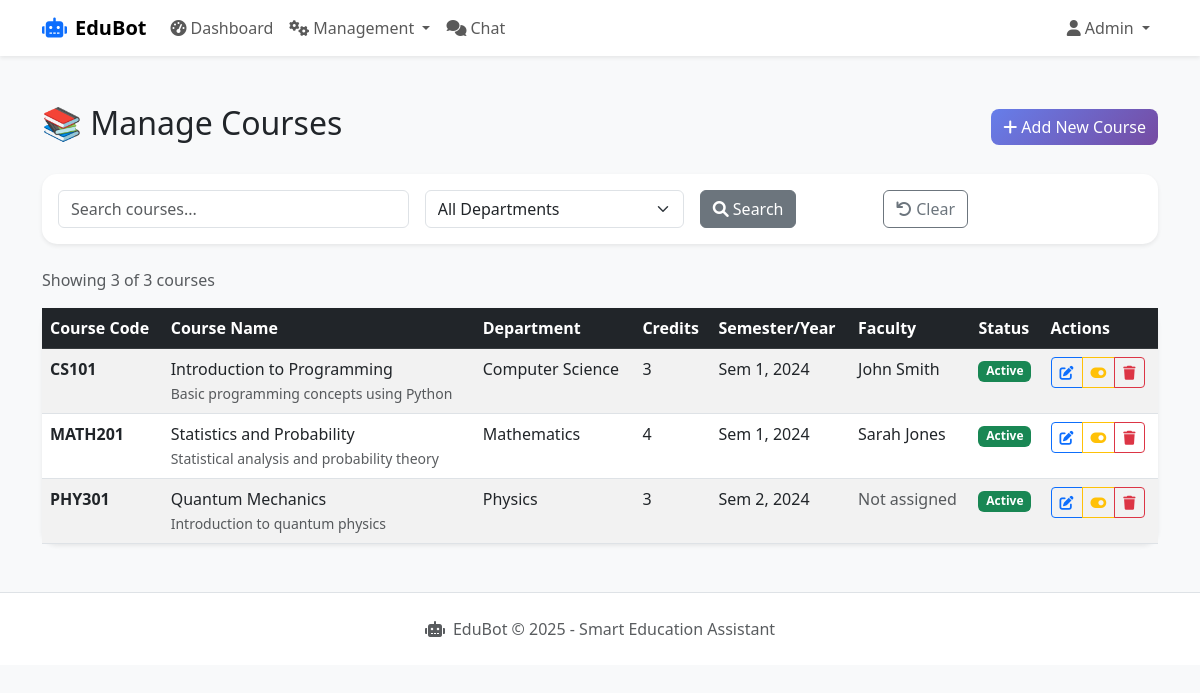
Screenshot of /admin/courses (signed in) with the database file from the repository.
### app/models/user.py (models this page shows, shortened)
class User(UserMixin, db.Model):
    __tablename__ = 'users'
    id = db.Column(db.Integer, primary_key=True)
    username = db.Column(db.String(50), unique=True, nullable=False)
    email = db.Column(db.String(100), unique=True, nullable=False)
    password_hash = db.Column(db.String(255), nullable=False)
    role = db.Column(db.Enum('student', 'faculty', 'admin'), nullable=False, default='student')
    first_name = db.Column(db.String(50), nullable=False)
    last_name = db.Column(db.String(50), nullable=False)
    student_id = db.Column(db.String(20), unique=True, nullable=True)
    course_id = db.Column(db.Integer, nullable=True)
    year_of_study = db.Column(db.Integer, nullable=True)
    phone = db.Column(db.String(15), nullable=True)
    is_active = db.Column(db.Boolean, default=True)
    created_at = db.Column(db.DateTime, default=datetime.utcnow)
    updated_at = db.Column(db.DateTime, default=datetime.utcnow, onupdate=datetime.utcnow)
    faculty_profile = db.relationship('Faculty', backref='user', uselist=False, cascade='all, delete-orphan')
    attendance_records = db.relationship('Attendance', foreign_keys='Attendance.student_id', lazy='dynamic', cascade='all, delete-orphan')
    chat_logs = db.relationship('ChatLog', backref='user', lazy='dynamic', cascade='all, delete-orphan')
    created_groups = db.relationship('Group', foreign_keys='Group.created_by', backref='creator', lazy='dynamic', cascade='all, delete-orphan')
    group_memberships = db.relationship('GroupMember', backref='user', lazy='dynamic', cascade='all, delete-orphan')
    group_messages = db.relationship('GroupMessage', backref='user', lazy='dynamic', cascade='all, delete-orphan')
    @property
    def full_name(self):
        return f"{self.first_name} {self.last_name}"
    def is_admin(self):
        return self.role == 'admin'

### app/models/course.py (models this page shows, shortened)
class Course(db.Model):
    __tablename__ = 'courses'
    id = db.Column(db.Integer, primary_key=True)
    course_code = db.Column(db.String(20), unique=True, nullable=False)
    course_name = db.Column(db.String(100), nullable=False)
    description = db.Column(db.Text, nullable=True)
    credits = db.Column(db.Integer, default=3)
    semester = db.Column(db.Integer, nullable=False)
    year = db.Column(db.Integer, nullable=False)
    department = db.Column(db.String(100), nullable=False)
    faculty_id = db.Column(db.Integer, db.ForeignKey('faculty.id'), nullable=True)
    is_active = db.Column(db.Boolean, default=True)
    created_at = db.Column(db.DateTime, default=datetime.utcnow)
    updated_at = db.Column(db.DateTime, default=datetime.utcnow, onupdate=datetime.utcnow)
    attendance_records = db.relationship('Attendance', backref='course', lazy='dynamic', cascade='all, delete-orphan')
    syllabus_files = db.relationship('SyllabusFile', backref='course', lazy='dynamic', cascade='all, delete-orphan')
    notes = db.relationship('Note', backref='course', lazy='dynamic', cascade='all, delete-orphan')
    groups = db.relationship('Group', backref='course', lazy='dynamic')

### app/routes/admin.py (the view, shortened to what this page needs)
@admin_bp.route('/courses')
@login_required
@admin_required
def manage_courses():
    page = request.args.get('page', 1, type=int)
    search = request.args.get('search', '', type=str)
    department_filter = request.args.get('department', '', type=str)
    per_page = 20
    query = Course.query
    if department_filter:
        query = query.filter(Course.department == department_filter)
    courses = query.order_by(Course.created_at.desc()).paginate(
        page=page, per_page=per_page, error_out=False
    )
    departments = db.session.query(Course.department).distinct().order_by(Course.department).all()
    departments = [dept[0] for dept in departments if dept[0]]
    return render_template('admin/courses.html',
                         courses=courses,
                         search=search,
                         department_filter=department_filter,
                         departments=departments,
                         user=current_user)

### app/models/faculty.py (called while the page is built)
    @property
    def name(self):
        if self.user:
            return self.user.full_name
        return "Unknown Faculty"

### app/routes/admin.py (called while the page is built)
def admin_required(f):
    @wraps(f)
    def decorated_function(*args, **kwargs):
        if not current_user.is_authenticated or not current_user.is_admin():
            flash('Admin access required.', 'error')
            return redirect(url_for('auth.login'))
        return f(*args, **kwargs)
    return decorated_function

### app/templates/admin/courses.html (shortened to what this page needs)
{% extends "base.html" %}
{% block content %}
<div class="container mt-5">
    <div class="row">
        <div class="col-12">
            <div class="d-flex justify-content-between align-items-center mb-4">
                <h2>📚 Manage Courses</h2>
                <a href="{{ url_for('admin.add_course') }}" class="btn btn-primary">
                    <i class="fas fa-plus"></i> Add New Course
                </a>
            </div>
            <div class="card mb-4">
                <div class="card-body">
                    <form method="GET" class="row g-3">
                        <div class="col-md-4">
                            <input type="text" name="search" class="form-control"
                                   placeholder="Search courses..." value="{{ search }}">
                        </div>
                        <div class="col-md-3">
                            <select name="department" class="form-select">
                                <option value="">All Departments</option>
                            </select>
                        </div>
                        <div class="col-md-2">
                            <button type="submit" class="btn btn-secondary">
                                <i class="fas fa-search"></i> Search
                            </button>
                        </div>
                        <div class="col-md-2">
                            <a href="{{ url_for('admin.manage_courses') }}" class="btn btn-outline-secondary">
                                <i class="fas fa-undo"></i> Clear
                            </a>
                        </div>
                    </form>
                </div>
            </div>
            <div class="d-flex justify-content-between align-items-center mb-3">
                <div>
                    <span class="text-muted">
                        Showing {{ courses.items|length }} of {{ courses.total }} courses
                    </span>
                </div>
            </div>
            {% if courses.items %}
                <div class="card">
                    <div class="table-responsive">
                        <table class="table table-striped table-hover mb-0">
                            <thead class="table-dark">
                                <tr>
                                    <th>Course Code</th>
                                    <th>Course Name</th>
                                    <th>Department</th>
                                    <th>Credits</th>
                                    <th>Semester/Year</th>
                                    <th>Faculty</th>
                                    <th>Status</th>
                                    <th>Actions</th>
                                </tr>
                            </thead>
                            <tbody>
                                {% for course in courses.items %}
                                <tr>
                                    <td>
                                        <strong>{{ course.course_code }}</strong>
                                    </td>
                                    <td>
                                        {{ course.course_name }}
                                        {% if course.description %}
                                            <br><small class="text-muted">{{ course.description[:100] }}{% if course.description|length > 100 %}...{% endif %}</small>
                                        {% endif %}
                                    </td>
                                    <td>{{ course.department }}</td>
                                    <td>{{ course.credits }}</td>
                                    <td>
                                        Sem {{ course.semester }}, {{ course.year }}
                                    </td>
                                    <td>
                                        {% if course.faculty %}
                                            {{ course.faculty.name }}
                                        {% else %}
                                            <span class="text-muted">Not assigned</span>
                                        {% endif %}
                                    </td>
                                    <td>
                                        {% if course.is_active %}
                                            <span class="badge bg-success">Active</span>
                                        {% else %}
                                            <span class="badge bg-danger">Inactive</span>
                                        {% endif %}
                                    </td>
                                    <td>
                                        <div class="btn-group" role="group">
                                            <a href="{{ url_for('admin.edit_course', course_id=course.id) }}"
                                               class="btn btn-sm btn-outline-primary" title="Edit">
                                                <i class="fas fa-edit"></i>
                                            </a>
                                            <button class="btn btn-sm btn-outline-warning"
                                                    onclick="toggleCourseStatus({{ course.id }})"
                                                    title="Toggle Status">
                                                <i class="fas fa-toggle-on"></i>
                                            </button>
                                            <button class="btn btn-sm btn-outline-danger"
                                                    onclick="deleteCourse({{ course.id }}, '{{ course.course_code }}')"
                                                    title="Delete">
                                                <i class="fas fa-trash"></i>
                                            </button>
                                        </div>
                                    </td>
                                </tr>
                                {% endfor %}
                            </tbody>
                        </table>
                    </div>
                </div>
            {% endif %}
        </div>
    </div>
</div>
{% endblock %}

### app/templates/base.html (shortened to what this page needs)
<!DOCTYPE html>
<html lang="en">
<head>
    <link href="https://cdn.jsdelivr.net/npm/bootstrap@5.3.0/dist/css/bootstrap.min.css" rel="stylesheet">
    <link href="https://cdnjs.cloudflare.com/ajax/libs/font-awesome/6.0.0/css/all.min.css" rel="stylesheet">
</head>
<body>
    <nav class="navbar navbar-expand-lg navbar-light bg-white shadow-sm">
        <div class="container">
            <a class="navbar-brand" href="{{ url_for('admin.dashboard') if current_user.is_authenticated and current_user.is_admin() else url_for('chat.chat_interface') }}">
                <i class="fas fa-robot text-primary me-2"></i>EduBot
            </a>
            <div class="collapse navbar-collapse" id="navbarNav">
                {% if current_user.is_authenticated %}
                <ul class="navbar-nav me-auto">
                    {% if current_user.is_admin() %}
                    <li class="nav-item">
                        <a class="nav-link" href="{{ url_for('admin.dashboard') }}">
                            <i class="fas fa-tachometer-alt me-1"></i>Dashboard
                        </a>
                    </li>
                    <li class="nav-item dropdown">
                        <a class="nav-link dropdown-toggle" href="#" id="managementDropdown" role="button" data-bs-toggle="dropdown">
                            <i class="fas fa-cogs me-1"></i>Management
                        </a>
                    </li>
                    {% endif %}
                    <li class="nav-item">
                        <a class="nav-link" href="{{ url_for('chat.chat_interface') }}">
                            <i class="fas fa-comments me-1"></i>Chat
                        </a>
                    </li>
                </ul>
                <ul class="navbar-nav">
                    <li class="nav-item dropdown">
                        <a class="nav-link dropdown-toggle" href="#" id="userDropdown" role="button" data-bs-toggle="dropdown">
                            <i class="fas fa-user me-1"></i>{{ current_user.first_name }}
                        </a>
                    </li>
                </ul>
                {% endif %}
            </div>
        </div>
    </nav>
    <main>
        {% block content %}{% endblock %}
    </main>
    <footer class="bg-white border-top mt-5 py-4">
        <div class="container text-center">
            <p class="text-muted mb-0">
                <i class="fas fa-robot me-2"></i>EduBot &copy; 2025 - Smart Education Assistant
            </p>
        </div>
    </footer>
</body>
</html>

### rows the page displays
User: first_name "Admin"
Course: course_code "CS101", course_name "Introduction to Programming", description "Basic programming concepts using Python", department "Computer Science", credits "3", semester "1", year "2024", faculty.name "John Smith", is_active "Active"
Course: course_code "MATH201", course_name "Statistics and Probability", description "Statistical analysis and probability theory", department "Mathematics", credits "4", semester "1", year "2024", faculty.name "Sarah Jones", is_active "Active"
Course: course_code "PHY301", course_name "Quantum Mechanics", description "Introduction to quantum physics", department "Physics", credits "3", semester "2", year "2024", shows "Not assigned", is_active "Active"

### other values shown
{{ courses.items|length }} "3"
{{ courses.total }} "3"
